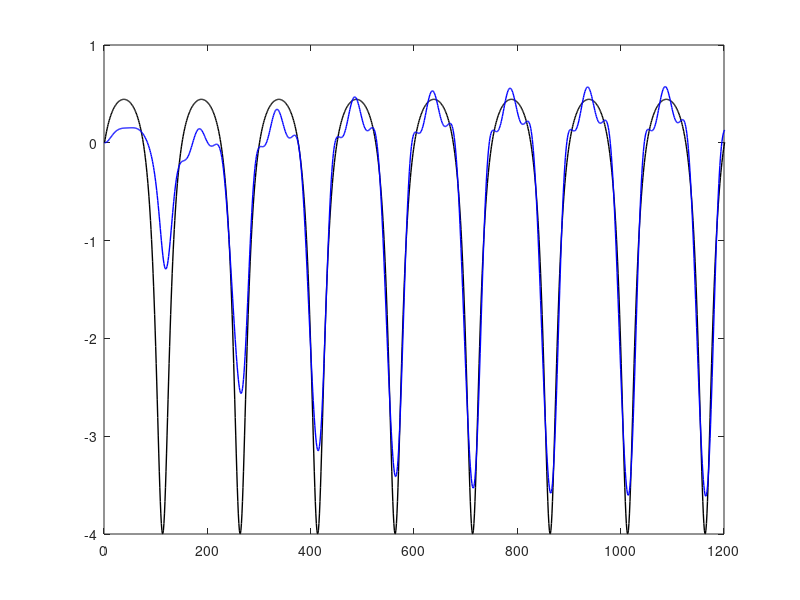

Reproduce this figure in MATLAB.
clear;clc;close all;

Fs          = 2.4e6; % sampling rate
Flms        = 16e3; % the fundemental frequency determined by flux ramp modulation.
n_harmonics = 3; % use n_harmonics to approximate modulated fres.
delay       = 0; % defined by system delay (filter, cryo, etc.) 
gain        = 1e-2; % user defined closed-loop gain
%%
% Integrator 
ol          = tf([1], [1 -1], 1/Fs);

% Add harmonic stages in parallel
for i = 1:n_harmonics
    w0    = 2*pi*i*Flms/Fs;
    phi0  = angle(exp(1j*w0));
    ol    = ol + tf([cos(w0*(1 + delay)), -cos(phi0*delay)], ...
	        [1, -2*cos(w0), 1, zeros(1, delay)], 1/Fs);
end

% Closed loop transfer function
cl = feedback(gain*ol, 1);

% Simulate SQUID
lambda = 0.8;
n      = 0:2^14-1;
t      = n/Fs;
squid  = lambda*sin(2*pi*(Flms/Fs)*n)./(1 + lambda*sin(2*pi*(Flms/Fs)*n));

%
% figure(1)
% bode(cl)
%
y = lsim(cl, squid, t);
%%
figure(2),clf
plot(squid,'k-','linew',1)
hold on
plot(y,'b-','linew',1)
xlim([0 1200])
